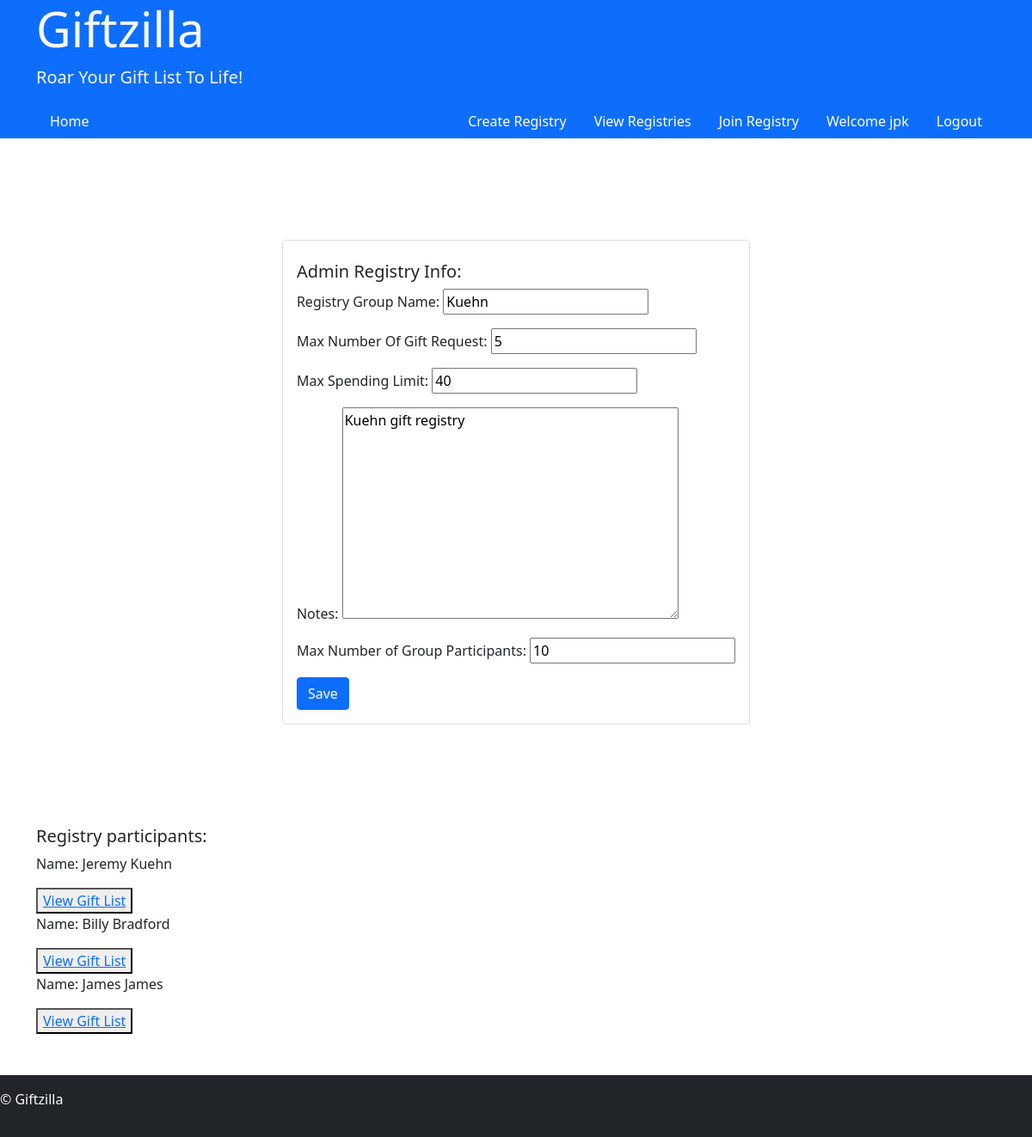
/user/AJUQB/adminReg (signed in), run on an earlier commit of the app's database.
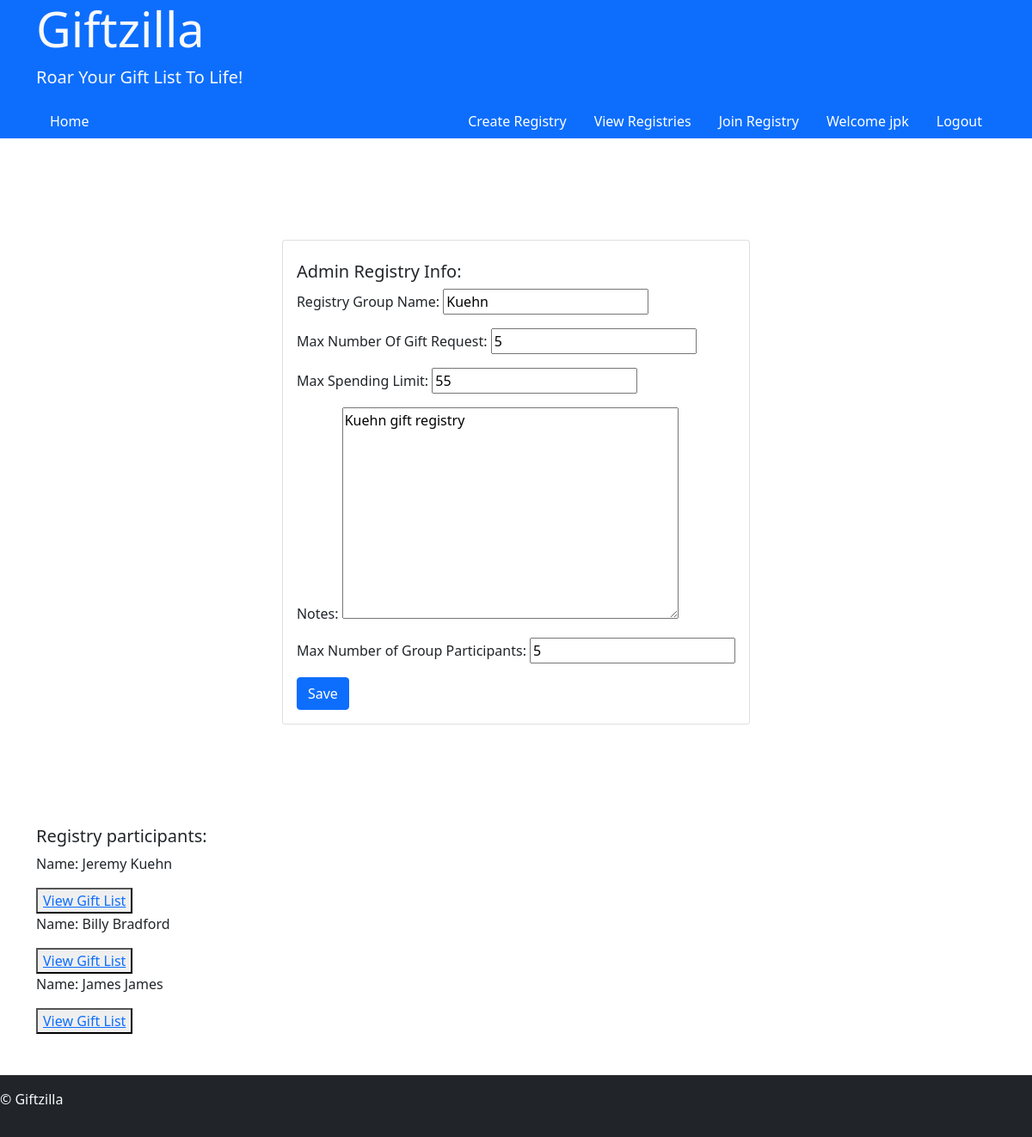
And on a later commit of the database.
### register/models.py (models this page shows, shortened)
class User(AbstractUser):
    groups = models.ManyToManyField(
        'auth.Group',
        related_name='web_users',
        blank=True,
        help_text='The groups this user belongs to. A user will get all permissions granted to each of their groups.',
        verbose_name='groups',
    )
    user_permissions = models.ManyToManyField(
        'auth.Permission',
        related_name='web_users',
        blank=True,
        help_text='Specific permissions for this user.',
        verbose_name='user permissions',
    )

### user/models.py (models this page shows, shortened)
class Registry(models.Model):
    regPin = models.CharField(max_length=5)
    admin = models.ForeignKey(User, on_delete=models.CASCADE)
    regName = models.CharField(max_length=25, verbose_name="Registry Group Name:")
    urlNumCap = models.IntegerField(default=5, verbose_name="Max Number Of Gift Request:", blank=True, null=True)
    spendLimit = models.IntegerField(blank=True, null=True, verbose_name="Max Spending Limit:")
    notes = models.TextField(blank=True, null=True, verbose_name="Notes")
    regGroupCap = models.IntegerField(blank=True, null=True, verbose_name="Max Number of Group Participants:")

class giftGroups(models.Model):
    groupPin = models.CharField(max_length=5)
    user = models.ForeignKey(User, on_delete=models.CASCADE)
    registry = models.ForeignKey(Registry, on_delete=models.CASCADE)

### user/views.py (the view)
# urls.py: path("<str:groupPin>/adminReg", views.adminReg, name="adminReg"),
@login_required
def adminReg(request, groupPin):
    if request.method == "POST":
        instance = Registry.objects.get(regPin=groupPin)
        instance.regName = request.POST.get("regName")
        instance.urlNumCap = request.POST.get("urlNumCap")
        instance.spendLimit = request.POST.get("spendLimit")
        instance.notes = request.POST.get("notes")
        instance.regGroupCap = request.POST.get("regGroupCap")
        instance.save()
        return HttpResponseRedirect(reverse('user:adminReg', args=[groupPin]))
    else:
        reg = Registry.objects.get(regPin=groupPin)
        reginstance = regForm(instance=reg)
        regPart = giftGroups.objects.filter(groupPin=groupPin)
        return render(request, "user/adminreg.html", {
            "reginstance": reginstance,
            "reg": reg,
            "regPart": regPart
        })

### user/forms.py
class regForm(ModelForm):
    class Meta:
        model = Registry
        fields = "__all__"
        exclude = ["regPin", "admin"]

### giftzilla/templates/user/adminreg.html (shortened to what this page needs)
{% extends 'layout.html' %}
{% block body %}
<div class="container d-flex justify-content-center align-items-center min-vh-100">
    <div class="card">
        <div class="card-body">
            <h5 class="card-text">Admin Registry Info:</h5>
            <form method="post">
                {{ reginstance.as_p }}
                <button type="submit" class="btn btn-primary">Save</button>
            </form>
        </div>
    </div>
</div>
<div class="container">
    <h5>Registry participants:</h5>
    {% for part in regPart %}
        <p>Name: {{ part.user.first_name }} {{ part.user.last_name }}</p>
        <button><a href="#">View Gift List</a></button>
    {% endfor %}
</div>
{% endblock %}

### giftzilla/templates/layout.html (shortened to what this page needs)
<!DOCTYPE html>
<html lang="en">
<head>
    <link href="https://cdn.jsdelivr.net/npm/bootstrap@5.0.2/dist/css/bootstrap.min.css" rel="stylesheet">
</head>
<body>
    <header class="bg-primary text-light">
        <div class="container">
            <h1 class="display-4">Giftzilla</h1>
            <p class="lead">Roar Your Gift List To Life!</p>
            <nav class="d-flex justify-content-between align-items-center">
                <ul class="nav">
                    <li class="nav-item"><a class="nav-link" href="{% url 'index:home' %}">Home</a></li>
                </ul>
                <div>
                    {% if user.is_authenticated %}
                        <ul class="nav">
                            <li class="nav-item"><a class="nav-link" href="{% url 'user:createRegistry' %}">Create Registry</a></li>
                            <li class="nav-item"><a class="nav-link" href="{% url 'user:viewReg' userID=user.id %}">View Registries</a></li>
                            <li class="nav-item"><a class="nav-link" href="{% url 'user:regJoin' userID=user.id %}">Join Registry</a></li>
                            <li class="nav-item">
                                <a class="nav-link" href="{% url 'register:profileView' userID=user.id %}">Welcome {{ user.username }}</a>
                            </li>
                            <li class="nav-item">
                                <a class="nav-link" href="{% url 'register:logout' %}">Logout</a>
                            </li>
                        </ul>
                    {% endif %}
                </div>
            </nav>
        </div>
    </header>
   {% block body %}
   {% endblock %}
    <footer class="bg-dark text-light mt-5 py-3">
        <p>&copy; Giftzilla</p>
    </footer>
</body>
</html>

### giftzilla/templates/layout.html (style rules this page uses)
.nav-link { color: white; }

What changed in the data, as far as the page shows it:
changed Registry "Kuehn": spendLimit "40" → "55"; regGroupCap "10" → "5"
